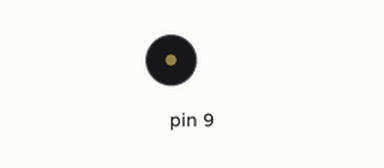
This sketch was run on a simulated Arduino Uno, built with avr-gcc and run on an emulated ATmega328P. Parts: buzzer (waves = sounding). Random numbers use the default seed unless the sketch sets one.

Above: at 1.2 s.
At 6.05 s:
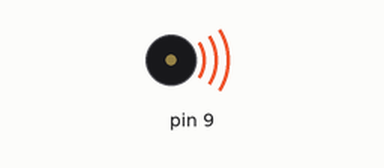
Timing chart, 0 to 8.7 s (numbered marks = the images above):
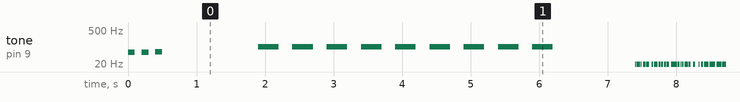

The sketch:

Sounds_for_Arduino.ino
```cpp
void setup() {
  pinMode(9, OUTPUT); // Выход на динамик с ограничивающим резистром
}

void loop() { //   Демо режим / DEMO
  triad();
  delay(1000);
  Alarm();
  delay(1000);
  Geiger_counter();
  delay(2000);
}

// Мелодические интервалы / Melodic intervals
void triad() // До Ре Ми
{
  tone(9, 60 , 100);
  delay(200);
  tone(9, 62 , 100);
  delay(200);
  tone(9, 64 , 100);
  delay(500);
}

//  Предупреждения / Warnings
void Alarm()  // Звук тревоги
{
  for (int i = 0; i < 9; i++)
  {
    tone(9, 100 , 300);
    delay(500);
  }
}
void Geiger_counter() // Счетчик Гейгера
{
  for (int g = 0; g < 200; g++)
  {
    int i = random(2, 32);
    tone(9, 20 , i);
    delay(20);
  }
}
```

Measured:
- by itself, tone on pin 9: plays 60 Hz for 0.10 s, 62 Hz for 0.10 s, 64 Hz for 0.10 s, 100 Hz for 0.30 s, 100 Hz for 0.30 s, 100 Hz for 0.30 s … (660 notes in this stretch)
